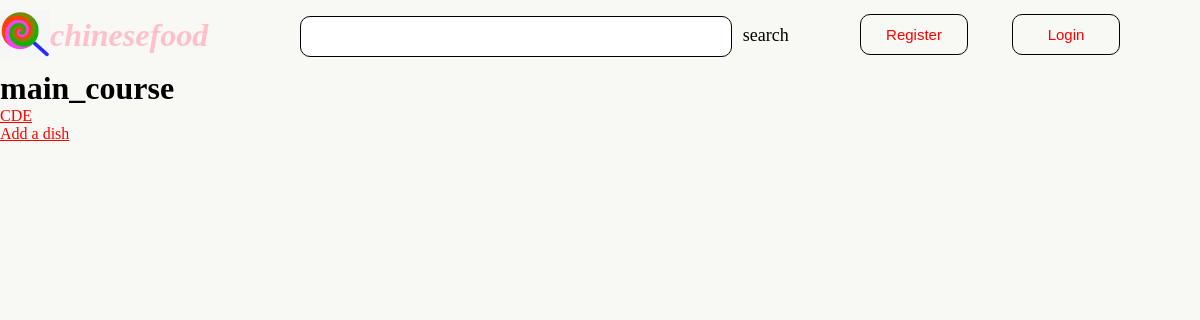
Page /rango/category/main_course/ on the earlier database version.
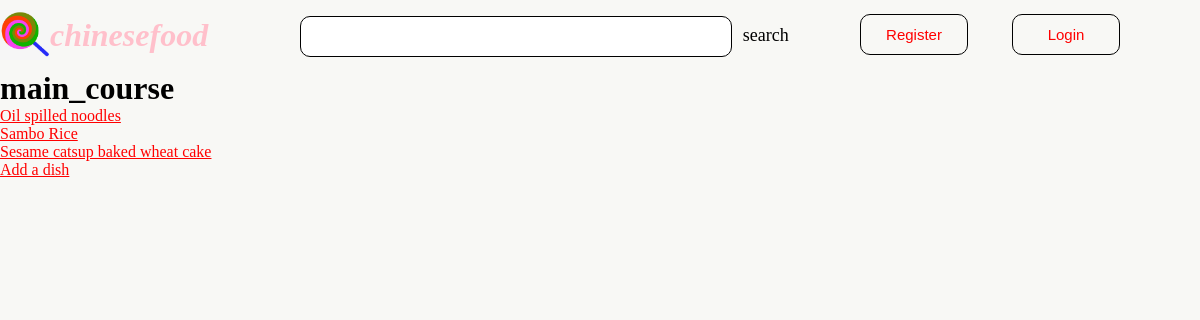
Same page on the later database version.
### rango/models.py (models this page shows, shortened)
class Category(models.Model):
    category = models.CharField(max_length=128, unique=True)
    slug = models.SlugField(unique=True)
    class Meta:
        verbose_name_plural = 'Categories'

class Dish(models.Model):
    category = models.ForeignKey(Category, on_delete=models.CASCADE)
    dish = models.CharField(max_length=128, unique=True)
    url = models.URLField()
    likes = models.IntegerField(default=0)
    class Meta:
        verbose_name_plural = 'Dishes'

### rango/views.py (the view)
# urls.py: path('category/<slug:category_name_slug>/', views.show_category, name='show_category'),
def show_category(request, category_name_slug):
    context_dict = {}
    try:
        category = Category.objects.get(slug=category_name_slug)
        dishes = Dish.objects.filter(category=category)
        context_dict['dishes'] = dishes
        context_dict['category'] = category
    except Category.DoesNotExist:
        context_dict['category'] = None
        context_dict['pages'] = None
    return render(request, 'rango/category.html', context_dict)

### templates/rango/category.html (shortened to what this page needs)
<!DOCTYPE html>
{% load staticfiles %}
<html lang="en">
<head>
    <link rel="stylesheet" type="text/css" href="{% static 'css/homepage.css' %}">
</head>
<body>
    <div class="w header">
    <div class="logo f">
        <img  class="f" src="{% static 'images/t.jpg' %}" alt="" height="50">
        <h1 class="f"><i>chinesefood</i></h1>
    </div>
    <div class="search f">
        <input type="search"><span>search</span>
    </div>
    <div class="login f">
        {% if user.is_authenticated %}
            hello {{ user.username }}!
            <button>
                <a class="a2" href="{% url 'rango:logout' %}">Logout</a>
            </button>
        {% else %}
            <button>
                <a class="a2" href="{% url 'rango:register' %}">Register</a>
            </button>
            <button>
                 <a class="a2" href="{% url 'rango:login' %}">Login</a>
            </button>
        {% endif %}
    </div>
</div>
    {% if category %}
        <h1>{{ category.category }}</h1>
        {% if dishes %}
            <ul>
                {% for dish in dishes %}
                    <li><a href="{{ dish.url }}">{{ dish.dish }}</a> </li>
                {% endfor %}
            </ul>
        {% else %}
            <strong>No dishes currently in category</strong>
        {% endif %}
    {% else %}
        This category does not exist.
    {% endif %}
    <div>
        <a href="/rango/category/{{ category.slug}}/add_dish/">Add a dish</a><br />
    </div>
</body>
</html>

### static/css/homepage.css (style rules this page uses)
* { margin: 0; padding: 0; }
button, input { outline: none; }
body { background-color: #F8F8F5 }
.w { width: 1200px; margin: 0 auto; }
.header { padding: 10px 0; height: 50px; line-height: 50px; }
.f { float: left; }
.logo { width: 25%; height: 100%; }
.logo h1 i { color: pink; }
.search { width: 45%; }
.search input { border: 1px solid black; padding-left: 30px; margin-right: 2%; width: 80%; border-radius: 10px; height: 41px; }
.search span { font-size: 18px; }
.login { width: 30%; }
.login button { border: 1px solid black; cursor: pointer; width: 30%; margin: 0 20px; height: 41px; padding: 0 20px ; border-radius: 10px; background-color: transparent; }
.a2 { font-size: 15px; text-decoration: none; text-align: justify; }
a:link { color: red; }

Differences in the rows shown:
removed Dish: dish "CDE"
added Dish: dish "Oil spilled noodles"
added Dish: dish "Sambo Rice"
added Dish: dish "Sesame catsup baked wheat cake"
